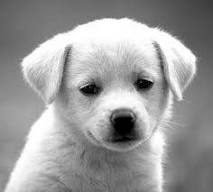
#> input picture images.jpeg, 213 x 192 px
$ python Base_Implementation.py
#> lines starting #> are read from the running program, lines starting #| are printed output that depends on the picture
#> in compress_image, img is the input picture: shape (192, 213); min 0, max 255, mean 155.7
#> after the loop in compress_image, `for i in range(block_height):`:
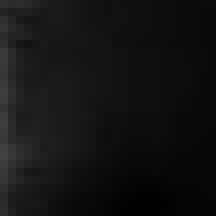
#> block: shape (27, 27) (shown 8 times larger); min 0, max 66, mean 18.7
#> after the loop in compress_image, `for i in range(block_height):`:
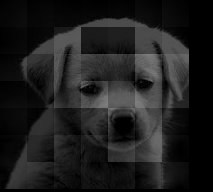
#> compressed_img: shape (192, 213); min 0, max 127, mean 29.8
import numpy as np
import cv2
import re
from PIL import Image


def huffman_compression(my_string):
    shape = my_string.shape
#> shape = (192, 213)
    a = my_string
    print("Enetered string is:", my_string)
#> (printed output is left out)
    my_string = str(my_string.tolist())

    letters = []
    only_letters = []
    for letter in my_string:
        if letter not in letters:
            frequency = my_string.count(letter)  # frequency of each letter repetition
            letters.append(frequency)
            letters.append(letter)
            only_letters.append(letter)
#> this loop made 149493 passes
#> (letter, frequency) on passes 1, 3, 4, 5, 15, 24, 30, 39, 51: ('[', 193), ('0', 9066), (',', 40895), (' ', 40895), ('1', 10060), ('2', 7463), ('3', 6673), ('4', 6622), ('5', 6578)
#> frequency on passes 69, 408, 640, 1130, 2975: 5554, 5934, 193, 5134, 4233
#> after the loop, letters = 28 items, first 6: 193, '[', 9066, '0', 40895, ','; only_letters = ['[', '0', ',', ' ', '1', '2', '3', '4', '5', '6', '7', ']', '8', '9']

    nodes = []
    while len(letters) > 0:
        nodes.append(letters[0:2])
        letters = letters[2:]  # sorting according to frequency
#> this loop made 14 passes
#> letters on passes 9 to 13: [5554, '6', 5934, '7', 193, ']', 5134, '8', 4233, '9'], [5934, '7', 193, ']', 5134, '8', 4233, '9'], [193, ']', 5134, '8', 4233, '9'], [5134, '8', 4233, '9'], [4233, '9']
#> after the loop, letters = []; nodes = [[193, '['], [9066, '0'], [40895, ','], [40895, ' '], [10060, '1'], [7463, '2'], [6673, '3'], [6622, '4'], [6578, '5'], [5554, '6'], [5934, '7'], [193, ']'], [5134, '8'], [4233, '9']]
    nodes.sort()
    huffman_tree = []
    huffman_tree.append(nodes)  # Make each unique character as a leaf node

    def combine_nodes(nodes):
        pos = 0
        newnode = []
        if len(nodes) > 1:
            nodes.sort()
            nodes[pos].append("1")  # assigning values 1 and 0
            nodes[pos + 1].append("0")
            combined_node1 = (nodes[pos][0] + nodes[pos + 1][0])
#> combined_node1 = 386
            combined_node2 = (nodes[pos][1] + nodes[pos + 1][1])  # combining the nodes to generate pathways
#> combined_node2 = '[]'
            newnode.append(combined_node1)
            newnode.append(combined_node2)
            newnodes = []
            newnodes.append(newnode)
            newnodes = newnodes + nodes[2:]
#> newnodes = [[386, '[]'], [4233, '9'], [5134, '8'], [5554, '6'], [5934, '7'], [6578, '5'], [6622, '4'], [6673, '3'], [7463, '2'], [9066, '0'], [10060, '1'], [40895, ' '], [40895, ',']]
            nodes = newnodes
#> nodes has the same summary as newnodes
            huffman_tree.append(nodes)
            combine_nodes(nodes)
        return huffman_tree

    newnodes = combine_nodes(nodes)
#> newnodes = 14 items

    huffman_tree.sort(reverse=True)
    print("Huffman tree with merged pathways:")

    checklist = []
    for level in huffman_tree:
        for node in level:
            if node not in checklist:
                checklist.append(node)
            else:
                level.remove(node)
#> this loop made 14 passes
#> after the loop, checklist = 27 items, first 6: [149493, '54320[]98167 ,'], [67703, '54320[]98167', '1'], [81790, ' ,', '0'], [40895, ' ', '1'], [40895, ',', '0'], [27336, '5432', '1']
    count = 0
    for level in huffman_tree:
        print("Level", count, ":", level)  # print huffman tree
        count += 1
#> this loop made 14 passes
#> level on passes 1 to 3: [[149493, '54320[]98167 ,']], [[67703, '54320[]98167', '1'], [81790, ' ,', '0']], [[40895, ' ', '1'], [40895, ',', '0']]
#| Level 0 : [[149493, '54320[]98167 ,']]
#| Level 1 : [[67703, '54320[]98167', '1'], [81790, ' ,', '0']]
#| Level 2 : [[40895, ' ', '1'], [40895, ',', '0']]
#| Level 3 : [[27336, '5432', '1'], [40367, '0[]98167', '0'], [40895, ',', '0']]
#| Level 4 : [[18819, '0[]98', '1'], [21548, '167', '0'], [40895, ' ', '1']]
#| Level 5 : [[13200, '54', '1'], [14136, '32', '0'], [21548, '167', '0'], [40895, ',', '0']]
#| Level 6 : [[10060, '1', '1'], [11488, '67', '0'], [14136, '32', '0'], [40895, ' ', '1']]
#| Level 7 : [[9066, '0', '1'], [9753, '[]98', '0'], [11488, '67', '0'], [14136, '32', '0'], [40895, ',', '0']]
#> (further printed lines are left out)
#> after the loop, count = 14
    print()

    letter_binary = []
    if len(only_letters) == 1:
        lettercode = [only_letters[0], "0"]
        letter_binary.append(lettercode * len(my_string))
    else:
        for letter in only_letters:
            code = ""
            for node in checklist:
                if len(node) > 2 and letter in node[1]:  # genrating binary code
                    code = code + node[2]
            lettercode = [letter, code]
            letter_binary.append(lettercode)
#> this loop made 14 passes
#> (letter, lettercode) on passes 1 to 12: ('[', ['[', '1010111']), ('0', ['0', '1011']), (',', [',', '00']), (' ', [' ', '01']), ('1', ['1', '1001']), ('2', ['2', '1100']), ('3', ['3', '1101']), ('4', ['4', '1110']), ('5', ['5', '1111']), ('6', ['6', '10001']), ('7', ['7', '10000']), (']', [']', '1010110'])
#> after the loop, letter_binary = [['[', '1010111'], ['0', '1011'], [',', '00'], [' ', '01'], ['1', '1001'], ['2', '1100'], ['3', '1101'], ['4', '1110'], ['5', '1111'], ['6', '10001'], ['7', '10000'], [']', '1010110'], ['8', '10100'], ['9', '101010']]
    print(letter_binary)
#| [['[', '1010111'], ['0', '1011'], [',', '00'], [' ', '01'], ['1', '1001'], ['2', '1100'], ['3', '1101'], ['4', '1110'], ['5', '1111'], ['6', '10001'], ['7', '10000'], [']', '1010110'], ['8', '10100'], ['9', '101010']]
    print("Binary code generated:")
    for letter in letter_binary:
        print(letter[0], letter[1])
#> this loop made 14 passes
#| [ 1010111
#| 0 1011
#| , 00
#|   01
#| 1 1001
#| 2 1100
#| 3 1101
#| 4 1110
#> (further printed lines are left out)

    bitstring = ""
    for character in my_string:
        for item in letter_binary:
            if character in item:
                bitstring = bitstring + item[1]
#> this loop made 149493 passes
#> character on passes 1 to 3: '[', '[', '0'
    binary = "0b" + bitstring
    print("Your message as binary is:")
    # binary code generated
    uncompressed_file_size = len(my_string) * 7
#> uncompressed_file_size = 1046451
    compressed_file_size = len(binary) - 2
#> compressed_file_size = 460638
    print("Your original file size was", uncompressed_file_size, "bits. The compressed size is:", compressed_file_size)
#| Your original file size was 1046451 bits. The compressed size is: 460638
    print("This is a saving of ", uncompressed_file_size - compressed_file_size, "bits")
#| This is a saving of  585813 bits
    output = open("compressed.bin", "w+")
    print("Compressed file generated as compressed.txt")
    output = open("compressed.bin", "w+")
    output.write(bitstring)
    output_list = [binary, letter_binary, shape, a]
    return output_list


def compress_image(image_path, block_size):
    # Read the image
    img = cv2.imread(image_path, cv2.IMREAD_GRAYSCALE)

    # Get image dimensions
    height, width = img.shape

    # Define the size of each block
    block_height = height // block_size
    block_width = width // block_size

    # Create an empty compressed image array
    compressed_img = np.zeros((height, width), dtype=np.uint8)

    # Iterate through each block
    for i in range(block_height):
        for j in range(block_width):
            # Get the block coordinates
            block_x = j * block_size
            block_y = i * block_size

            # Extract the block from the original image
            block = img[block_y:block_y + block_size, block_x:block_x + block_size]

            # Find the lowest value in the block
            min_val = np.min(block)

            # Subtract the minimum value from all elements in the block
            block -= min_val

            # Subtract one from odd numbers
            block[block % 2 == 1] -= 1

            # Divide all values by two
            block //= 2

            # Update the compressed image with the modified block
            compressed_img[block_y:block_y + block_size, block_x:block_x + block_size] = block

    output = huffman_compression(compressed_img)
#> output = 4 items
#> after the loop in huffman_decompression, `for digit in bitstring:`: code = ''
#> in huffman_decompression, `temp = re.findall(r'\d+', uncompressed_string)`: temp = 40896 items
#> (printed output is left out)
#| Output image dimensions: (192, 213)

    return output

def decompress_image(compressed_img, block_size):
    # Get image dimensions
#> called with block_size = 27
    height, width = compressed_img.shape
#> height = 192; width = 213

    # Define the size of each block
    block_height = height // block_size
#> block_height = 7
    block_width = width // block_size
#> block_width = 7

    # Create an empty decompressed image array
    decompressed_img = np.zeros((height, width), dtype=np.uint8)

    # Iterate through each block
    for i in range(block_height):
        for j in range(block_width):
            # Get the block coordinates
            block_x = j * block_size
            block_y = i * block_size

            # Extract the block from the compressed image
            block = compressed_img[block_y:block_y + block_size, block_x:block_x + block_size]

            # Multiply all values by two
            block *= 2

            # Add one to odd numbers
            block[block % 2 == 1] += 1

            # Restore the minimum value to all elements in the block
            min_val = np.min(block)
            block += min_val

            # Update the decompressed image with the restored block
            decompressed_img[block_y:block_y + block_size, block_x:block_x + block_size] = block
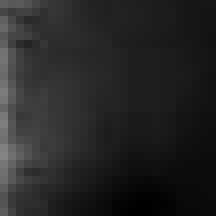
#> block: shape (27, 27) (shown 8 times larger); min 0, max 132, mean 37.3
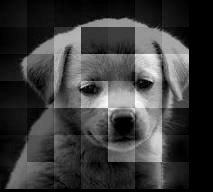
#> decompressed_img: shape (192, 213); min 0, max 254, mean 59.6

    return decompressed_img

def huffman_decompression(binary, letter_binary, shape, a):
    print("Decoding.......")
    bitstring = str(binary[2:])
    uncompressed_string = ""
    code = ""
    for digit in bitstring:
        code = code + digit
        pos = 0  # iterating and decoding
        for letter in letter_binary:
            if code == letter[1]:
                uncompressed_string = uncompressed_string + letter_binary[pos][0]
                code = ""
            pos += 1

    print("Your UNCOMPRESSED data is:")

    temp = re.findall(r'\d+', uncompressed_string)
    res = list(map(int, temp))
    res = np.array(res)
    res = res.astype(np.uint8)
    res = np.reshape(res, shape)
    print(res)
    print("Observe the shapes and input and output arrays are matching or not")
    print("Input image dimensions:", shape)
    print("Output image dimensions:", res.shape)
    # Decompression
    decompressed_img = decompress_image(res, block_size)
    data = Image.fromarray(decompressed_img)
    data.save('uncompressed.png')
    if a.all() == res.all():
        print("Success")
def display_image(image):
    # Display the image using OpenCV
    cv2.imshow('Decompressed Image', image)
    cv2.waitKey(0)
    cv2.destroyAllWindows()

# Example usage:
image_path = 'images.jpeg'
block_size = 27

# Compression
my_string = compress_image(image_path, block_size)
huffman_decompression(my_string[0], my_string[1], my_string[2], my_string[3])
